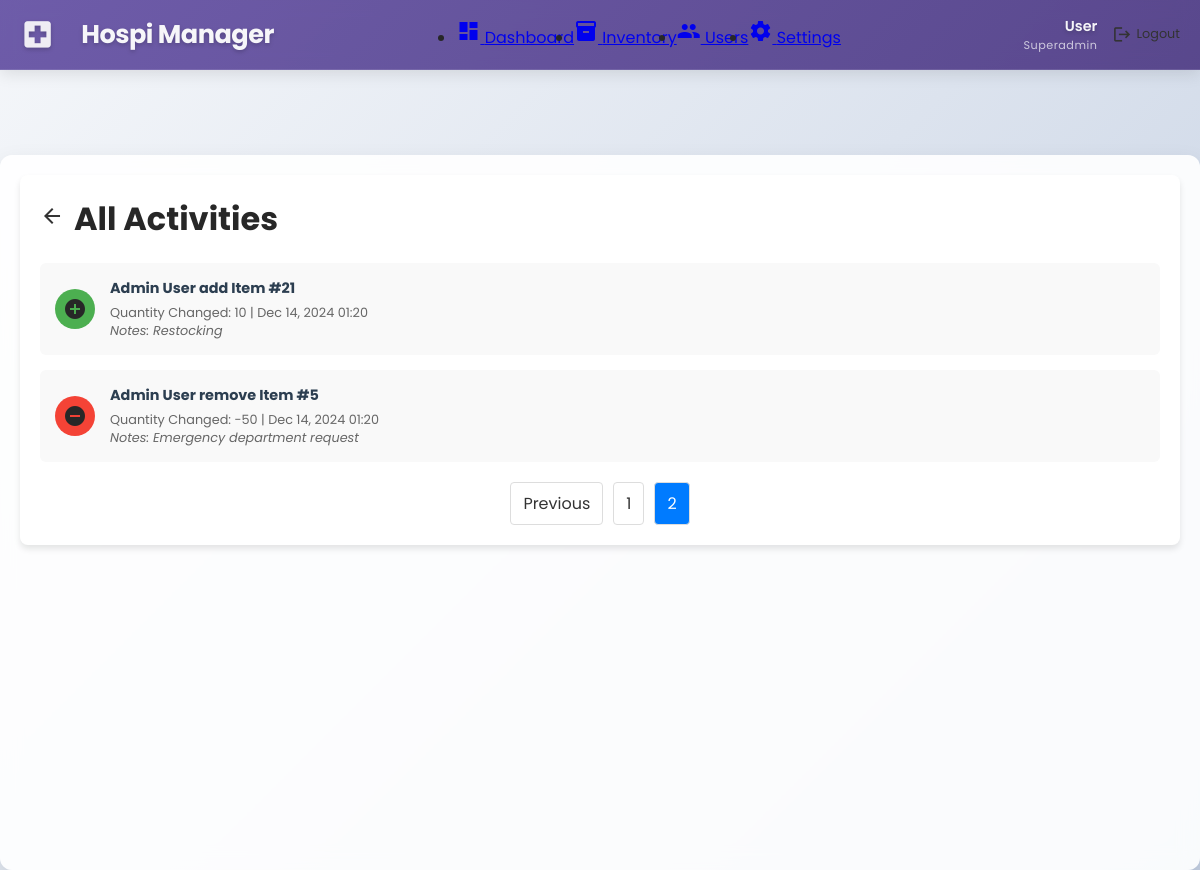
/view/admin/activities.php?page=2 (signed in), run on the app's committed database.
### tables this page shows
CREATE TABLE `activity_log` (
  `log_id` int(11) NOT NULL,
  `user_id` int(11) NOT NULL,
  `action` varchar(20) NOT NULL,
  `item_id` int(11) NOT NULL,
  `quantity_changed` int(11) NOT NULL,
  `notes` text DEFAULT NULL,
  `timestamp` timestamp NOT NULL DEFAULT current_timestamp()
);

CREATE TABLE `users` (
  `user_id` int(11) NOT NULL,
  `first_name` varchar(50) NOT NULL,
  `last_name` varchar(50) NOT NULL,
  `email` varchar(100) NOT NULL,
  `password` varchar(255) NOT NULL,
  `role` enum('admin','superadmin','staff') NOT NULL,
  `created_at` timestamp NOT NULL DEFAULT current_timestamp(),
  `last_login` datetime DEFAULT NULL
);

### view/admin/activities.php (the view, shortened to what this page needs)
<?php
require_once BASE_PATH . '/functions/dashboard_functions.php';
$userRole = $_SESSION['role'];
$fullName = $_SESSION['full_name'] ?? 'User';
$page = isset($_GET['page']) ? (int)$_GET['page'] : 1;
$activitiesPerPage = 20;
$offset = ($page - 1) * $activitiesPerPage;
$query = "SELECT al.*, u.first_name, u.last_name
          FROM activity_log al
          JOIN users u ON al.user_id = u.user_id
          ORDER BY al.timestamp DESC
          LIMIT ? OFFSET ?";
$stmt = $conn->prepare($query);
$stmt->bind_param("ii", $activitiesPerPage, $offset);
$stmt->execute();
$result = $stmt->get_result();
$activities = $result->fetch_all(MYSQLI_ASSOC);
$countQuery = "SELECT COUNT(*) as total FROM activity_log";
$countStmt = $conn->prepare($countQuery);
$countStmt->execute();
$totalActivities = $countStmt->get_result()->fetch_assoc()['total'];
$totalPages = ceil($totalActivities / $activitiesPerPage);
function getActivityIcon($action) {
    switch ($action) {
        case 'add':
            return ['icon' => 'add_circle', 'color' => '#4CAF50'];
        case 'remove':
            return ['icon' => 'remove_circle', 'color' => '#F44336'];
    }
}
?>
<!DOCTYPE html>
<html lang="en">
<head>
    <link rel="stylesheet" href="../../assets/css/dashboard.css">
</head>
<body>
    <div class="dashboard-container">
        <nav class="top-nav">
            <div class="nav-brand">
                <span class="material-icons">local_hospital</span>
                <span class="brand-name">Hospi Manager</span>
            </div>
            <ul class="nav-menu">
                <li>
                    <a href="dashboard.php">
                        <span class="material-icons">dashboard</span>
                        <span>Dashboard</span>
                    </a>
                </li>
                <li>
                    <a href="inventory.php">
                        <span class="material-icons">inventory</span>
                        <span>Inventory</span>
                    </a>
                </li>
                <?php if ($userRole === 'superadmin'): ?>
                <li>
                    <a href="users.php">
                        <span class="material-icons">people</span>
                        <span>Users</span>
                    </a>
                </li>
                <?php endif; ?>
                <li>
                    <a href="settings.php">
                        <span class="material-icons">settings</span>
                        <span>Settings</span>
                    </a>
                </li>
            </ul>
            <div class="nav-profile">
                <div class="user-info">
                    <span class="user-name"><?= htmlspecialchars($fullName) ?></span>
                    <span class="user-role"><?= ucfirst(htmlspecialchars($userRole)) ?></span>
                </div>
                <a href="../../actions/logout.php" class="logout-btn" onclick="return confirm('Are you sure you want to logout?')">
                    <span class="material-icons">logout</span>
                    <span>Logout</span>
                </a>
            </div>
        </nav>
        <main class="main-content">
            <div class="activities-container">
                <div class="activities-header">
                    <div class="activities-header-content">
                        <a href="dashboard.php" class="back-button">
                            <span class="material-icons">arrow_back</span>
                        </a>
                        <h1>All Activities</h1>
                    </div>
                </div>
                <div class="activities-list">
                    <?php foreach ($activities as $activity):
                        $activityDetails = getActivityIcon($activity['action']);
                    ?>
                    <div class="activity-item">
                        <div class="activity-icon" style="background-color: <?= $activityDetails['color'] ?>;">
                            <span class="material-icons"><?= $activityDetails['icon'] ?></span>
                        </div>
                        <div class="activity-details">
                            <h3>
                                <?= htmlspecialchars($activity['first_name'] . ' ' . $activity['last_name']) ?>
                                <?= htmlspecialchars($activity['action']) ?>
                                Item #<?= htmlspecialchars($activity['item_id']) ?>
                            </h3>
                            <p>
                                Quantity Changed: <?= htmlspecialchars($activity['quantity_changed']) ?>
                                | <?= date('M j, Y H:i', strtotime($activity['timestamp'])) ?>
                            </p>
                            <?php if (!empty($activity['notes'])): ?>
                            <p><em>Notes: <?= htmlspecialchars($activity['notes']) ?></em></p>
                            <?php endif; ?>
                        </div>
                    </div>
                    <?php endforeach; ?>
                </div>
                <div class="pagination">
                    <?php if ($page > 1): ?>
                        <a href="?page=<?= $page - 1 ?>">Previous</a>
                    <?php endif; ?>
                    <?php for ($i = 1; $i <= $totalPages; $i++): ?>
                        <?php if ($i == $page): ?>
                            <span class="current"><?= $i ?></span>
                        <?php else: ?>
                            <a href="?page=<?= $i ?>"><?= $i ?></a>
                        <?php endif; ?>
                    <?php endfor; ?>
                </div>
            </div>
        </main>
    </div>
</body>
</html>

### assets/css/dashboard.css (style rules this page uses)
:root { --primary-color: rgb(161, 142, 224); --primary-light: rgba(161, 142, 224, 0.1); --primary-dark: rgb(131, 112, 194); --success-color: rgb(72, 187, 120); --warning-color: rgb(246, 173, 85); --danger-color: rgb(245, 101, 101); --text-dark: rgb(39, 39, 39); --text-light: rgb(107, 114, 128); --white: #ffffff; --background: rgb(249, 250, 251); --nav-height: 4rem; }
* { margin: 0; padding: 0; box-sizing: border-box; font-family: 'Poppins', sans-serif; }
body, html { margin: 0; padding: 0; width: 100%; height: 100%; font-family: 'Poppins', sans-serif; background: linear-gradient(135deg, #f5f7fa 0%, #c3cfe2 100%); background-attachment: fixed; overflow-x: hidden; }
body { color: var(--text-dark); min-height: 100vh; padding-top: 70px; }
.dashboard-container { display: flex; min-height: 100vh; padding-top: 65px; width: 100%; }
.main-content { flex-grow: 1; margin-top: 20px; padding: 20px; max-width: 1200px; width: 100%; margin-left: auto; margin-right: auto; background: rgba(255, 255, 255, 0.9); border-radius: 12px; box-shadow: 0 10px 25px rgba(0, 0, 0, 0.1); backdrop-filter: blur(10px); }
.top-nav { position: fixed; margin-top: 0px; top: 0; left: 0; right: 0; display: flex; justify-content: space-between; align-items: center; height: 70px; background: linear-gradient(135deg, rgba(95, 75, 160, 0.9) 0%, rgba(75, 55, 130, 0.9) 100%); box-shadow: 0 4px 15px rgba(0, 0, 0, 0.1); z-index: 1000; padding: 0 40px; backdrop-filter: blur(10px); border-bottom: 1px solid rgba(255, 255, 255, 0.1); }
.top-nav { display: flex; justify-content: space-between; align-items: center; padding: 10px 20px; }
.nav-brand { display: flex; align-items: center; gap: 1rem; }
.nav-brand .material-icons { color: rgba(255, 255, 255, 0.9); font-size: 2.2rem; margin-right: 10px; text-shadow: 0 2px 4px rgba(0, 0, 0, 0.2); }
.nav-brand .brand-name { color: rgba(255, 255, 255, 0.95); font-size: 1.6rem; font-weight: 700; letter-spacing: -0.5px; text-shadow: 0 2px 4px rgba(0, 0, 0, 0.2); }
.nav-menu { display: flex; align-items: center; }
.nav-profile { display: flex; align-items: center; gap: 15px; }
.user-info { display: flex; flex-direction: column; align-items: flex-end; }
.user-name { font-weight: 600; font-size: 0.9rem; color: rgba(255, 255, 255, 0.95); text-shadow: 0 2px 4px rgba(0, 0, 0, 0.2); }
.user-role { font-size: 0.7rem; color: rgba(255, 255, 255, 0.7); letter-spacing: 0.5px; text-transform: capitalize; }
.logout-btn { display: flex; align-items: center; gap: 5px; text-decoration: none; color: #333; font-size: 0.8rem; }
.logout-btn .material-icons { font-size: 1.2rem; }
.activity-item, .quick-action-card { background: #f9f9fc; border-radius: 10px; padding: 15px; display: flex; align-items: center; transition: all 0.3s ease; }
.activity-icon, .quick-action-icon { width: 45px; height: 45px; border-radius: 50%; display: flex; align-items: center; justify-content: center; margin-right: 15px; }
.activity-details, .quick-action-details { flex-grow: 1; }
.activity-details h3, .quick-action-details h3 { font-size: 0.9rem; color: #2c3e50; margin-bottom: 5px; }
.activity-details p, .quick-action-details p { font-size: 0.8rem; color: #7f8c8d; }

### view/admin/activities.php (style rules this page uses)
.activities-container { background-color: #fff; border-radius: 8px; padding: 20px; box-shadow: 0 4px 6px rgba(0, 0, 0, 0.1); }
.activities-header { display: flex; justify-content: space-between; align-items: center; margin-bottom: 20px; }
.activities-header-content { display: flex; align-items: center; }
.activities-list { display: flex; flex-direction: column; gap: 15px; }
.activity-item { display: flex; align-items: center; background-color: #f9f9f9; padding: 15px; border-radius: 6px; transition: background-color 0.3s ease; }
.activity-icon { width: 40px; height: 40px; border-radius: 50%; display: flex; justify-content: center; align-items: center; margin-right: 15px; }
.activity-details { flex-grow: 1; }
.activity-details h3 { margin: 0 0 5px 0; font-size: 0.9rem; }
.activity-details p { margin: 0; color: #666; font-size: 0.8rem; }
.pagination { display: flex; justify-content: center; margin-top: 20px; gap: 10px; }
.pagination a, .pagination span { padding: 8px 12px; border: 1px solid #ddd; border-radius: 4px; text-decoration: none; color: #333; }
.pagination .current { background-color: #007bff; color: white; }
.back-button { margin-right: 10px; text-decoration: none; color: #333; }

### data on the page
activity_log: user.last_name "Admin User", action "add", item "21", quantity_changed "10", timestamp "Dec 14, 2024 01:20", notes "Restocking"
activity_log: user.last_name "Admin User", action "remove", item "5", quantity_changed "-50", timestamp "Dec 14, 2024 01:20", notes "Emergency department request"

### other printed values
$fullName "User"
$userRole "Superadmin"
